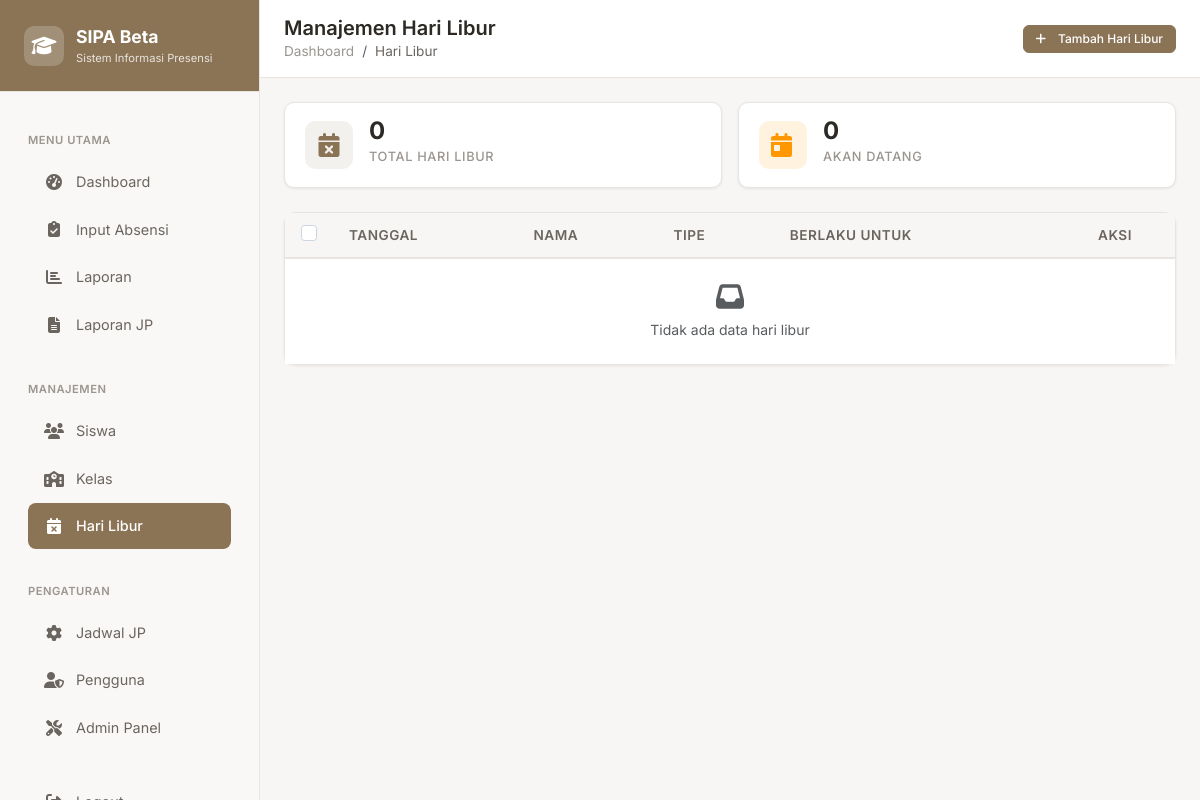
Page /manage/holidays/ (signed in) on the earlier database version.
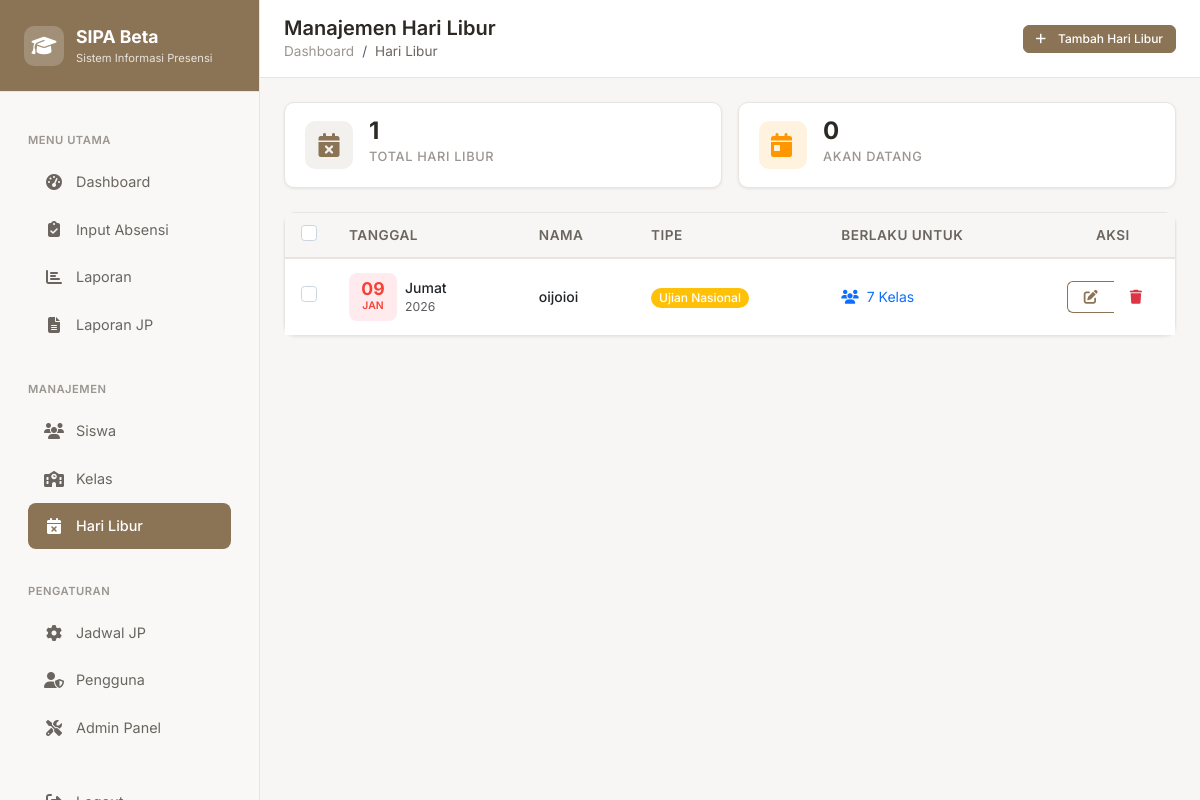
Same page on the later database version.
### attendance/models.py (models this page shows, shortened)
class BaseModel(models.Model):
    id = models.UUIDField(primary_key=True, default=uuid.uuid4, editable=False)
    created_at = models.DateTimeField(auto_now_add=True)
    updated_at = models.DateTimeField(auto_now=True)
    created_by = models.ForeignKey(
        User,
        on_delete=models.SET_NULL,
        null=True,
        blank=True,
        related_name='%(class)s_created'
    )
    updated_by = models.ForeignKey(
        User,
        on_delete=models.SET_NULL,
        null=True,
        blank=True,
        related_name='%(class)s_updated'
    )
    class Meta:
        abstract = True

class Holiday(BaseModel):
    HOLIDAY_TYPES = [
        ('UAS', 'Ujian Akhir Semester'),
        ('UN', 'Ujian Nasional'),
        ('PESANTREN', 'Libur Pesantren'),
        ('LAINNYA', 'Lainnya'),
    ]
    date = models.DateField(
        help_text='Date of the holiday'
    )
    name = models.CharField(
        max_length=100,
        help_text='Name of the holiday'
    )
    holiday_type = models.CharField(
        max_length=20,
        choices=HOLIDAY_TYPES,
        help_text='Type of holiday'
    )
    apply_to_all = models.BooleanField(
        default=True,
        help_text='If True, applies to all classrooms'
    )
    classrooms = models.ManyToManyField(
        Classroom,
        blank=True,
        related_name='holidays',
        help_text='Specific classrooms this holiday applies to (if apply_to_all is False)'
    )
    description = models.TextField(
        blank=True,
        help_text='Additional description about the holiday'
    )
    class Meta:
        ordering = ['-date']
        indexes = [
            models.Index(fields=['date']),
            models.Index(fields=['apply_to_all']),
        ]
        verbose_name = 'Holiday'
        verbose_name_plural = 'Holidays'

### attendance/views.py (the view)
# urls.py: path('manage/holidays/', views.manage_holiday_list, name='manage_holiday_list'),
@login_required
def manage_holiday_list(request):
    try:
        holidays = Holiday.objects.prefetch_related('classrooms').order_by('-date')
        paginator = Paginator(holidays, 20)
        page_number = request.GET.get('page', 1)
        page_obj = paginator.get_page(page_number)
        total_holidays = Holiday.objects.count()
        upcoming_holidays = Holiday.objects.filter(date__gte=timezone.now().date()).count()
        context = {
            'holidays': page_obj,
            'total_holidays': total_holidays,
            'upcoming_holidays': upcoming_holidays,
        }
    except Exception as e:
        logger.error(f"Error loading holiday list: {str(e)}")
        messages.error(request, "Terjadi kesalahan saat memuat data hari libur")
        context = {'holidays': []}
    return render(request, 'manage/holidays/list.html', context)

### attendance/context_processors.py (called while the page is built)
def app_context(request):
    return {
        'app_config': getattr(settings, 'SIPA_YAUMI', {}),
        'app_name': getattr(settings, 'SIPA_YAUMI', {}).get('APP_NAME', 'SIPA Beta '),
        'school_name': getattr(settings, 'SIPA_YAUMI', {}).get('SCHOOL_NAME', 'PESANTREN YAUMI YOGYAKARTA'),
        'app_version': getattr(settings, 'SIPA_YAUMI', {}).get('VERSION', '1.0.0'),
    }

### templates/manage/holidays/list.html (shortened to what the changed rows need)
{% extends 'manage/base_list.html' %}
{% load static %}
{% block page_title %}Manajemen Hari Libur{% endblock %}
{% block stats_row %}
<div class="stats-row">
    <div class="stat-card">
        <div>
            <div class="stat-value">{{ total_holidays }}</div>
            <div class="stat-label">Total Hari Libur</div>
        </div>
    </div>
</div>
{% endblock %}
{% block list_content %}
<div class="card">
    <div class="card-body p-0">
        <form method="post" action="{% url 'bulk_action' %}" id="bulkForm">
            <div class="table-responsive">
                <table class="table table-hover mb-0">
                    <thead>
                        <tr>
                            {% if user.is_superuser %}
                            <th style="width: 40px;">
                                <input type="checkbox" class="form-check-input" id="selectAll">
                            </th>
                            {% endif %}
                            <th>Tanggal</th>
                            <th>Nama</th>
                            <th>Tipe</th>
                            <th>Berlaku Untuk</th>
                            {% if user.is_superuser %}
                            <th style="width: 120px;" class="text-center">Aksi</th>
                            {% endif %}
                        </tr>
                    </thead>
                    <tbody>
                        {% for holiday in holidays %}
                        <tr>
                            {% if user.is_superuser %}
                            <td>
                                <input type="checkbox" class="form-check-input row-checkbox"
                                       name="selected_ids" value="{{ holiday.pk }}">
                            </td>
                            {% endif %}
                            <td data-label="Tanggal">
                                <div class="d-flex align-items-center">
                                    <div class="date-badge me-2">
                                        <div class="date-day">{{ holiday.date|date:"d" }}</div>
                                        <div class="date-month">{{ holiday.date|date:"M" }}</div>
                                    </div>
                                    <div>
                                        <span class="fw-medium">{{ holiday.date|date:"l" }}</span>
                                        <div class="text-muted small">{{ holiday.date|date:"Y" }}</div>
                                    </div>
                                </div>
                            </td>
                            <td data-label="Nama">
                                <span class="editable fw-medium" data-field="name" data-id="{{ holiday.pk }}" data-model="holiday">{{ holiday.name }}</span>
                            </td>
                            <td data-label="Tipe">
                                <span class="badge
                                    {% if holiday.holiday_type == 'UAS' %}bg-info
                                    {% elif holiday.holiday_type == 'UN' %}bg-warning
                                    {% elif holiday.holiday_type == 'PESANTREN' %}bg-success
                                    {% else %}bg-secondary{% endif %}">
                                    {{ holiday.get_holiday_type_display }}
                                </span>
                            </td>
                            <td data-label="Berlaku Untuk">
                                {% if holiday.apply_to_all %}
                                <span class="text-success">
                                    <i class="fas fa-globe me-1"></i> Semua Kelas
                                </span>
                                {% else %}
                                <span class="text-primary">
                                    <i class="fas fa-users me-1"></i>
                                    {{ holiday.classrooms.count }} Kelas
                                </span>
                                {% endif %}
                            </td>
                            <td class="text-center">
                                {% if user.is_superuser %}
                                <div class="btn-group btn-group-sm">
                                    <a href="{% url 'manage_holiday_edit' holiday.pk %}"
                                       class="btn btn-outline-primary" title="Edit">
                                        <i class="fas fa-edit"></i>
                                    </a>
                                    <button type="button" class="btn btn-outline-danger" title="Hapus"
                                            data-bs-toggle="modal"
                                            data-bs-target="#deleteModal"
                                            data-delete-id="{{ holiday.pk }}"
                                            data-delete-name="{{ holiday.name }}"
                                            data-delete-url="{% url 'manage_holiday_delete' holiday.pk %}">
                                        <i class="fas fa-trash"></i>
                                    </button>
                                </div>
                                {% else %}
                                <span class="text-muted">-</span>
                                {% endif %}
                            </td>
                        </tr>
                        {% empty %}
                        <tr>
                            <td colspan="{% if user.is_superuser %}6{% else %}4{% endif %}" class="text-center py-4 text-muted">
                                <i class="fas fa-inbox fa-2x mb-2 d-block"></i>
                                Tidak ada data hari libur
                            </td>
                        </tr>
                        {% endfor %}
                    </tbody>
                </table>
            </div>
        </form>
    </div>
</div>
{% endblock %}

Differences in the rows shown:
added Holiday: date "09", date "JAN", date "Jumat", date "2026", name "oijoioi", holiday_type "Ujian Nasional", classrooms.count "7"
Other differences:
{{ total_holidays }}: "0" → "1"
text no longer shown: "Tidak ada data hari libur"
